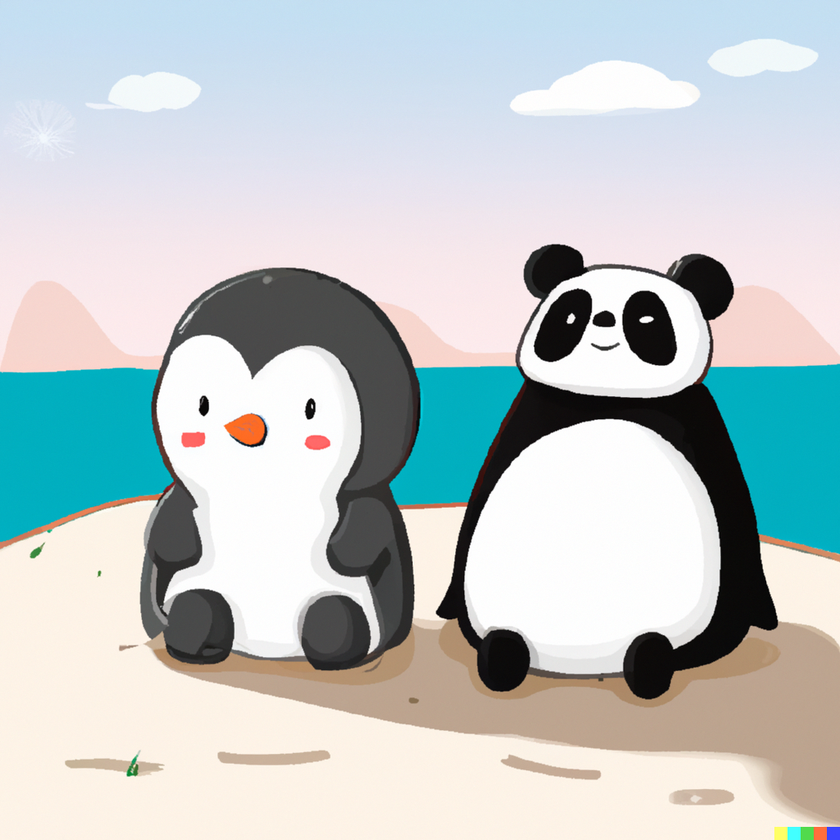
#> input picture inp.png, 840 x 840 px, shrunk from 1024 x 1024 before the run
$ python visual.py
#> lines starting #> are read from the running program, lines starting #| are printed output that depends on the picture
import cv2
import numpy as np

# Read the input image
input_image = cv2.imread("inp.png", cv2.IMREAD_GRAYSCALE)
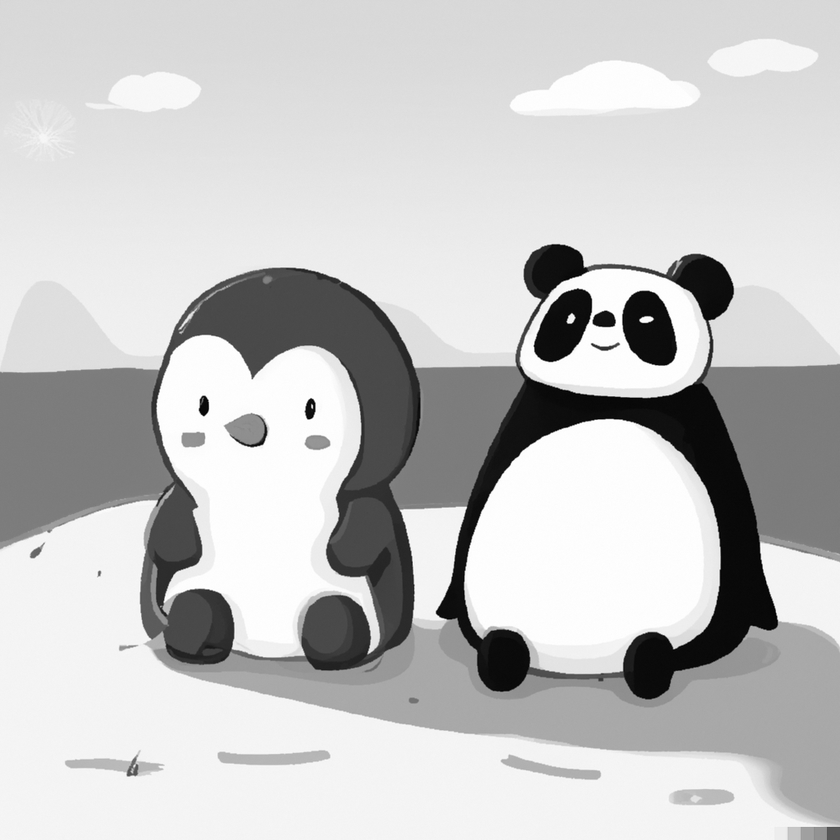
#> input_image: shape (840, 840); min 0, max 255, mean 197.2
print(input_image.shape)
#| (840, 840)
# Get the kernel from user

kernel = np.array([[2,3,4],[4,3,5],[1,2,3]])

# Normalize the kernel
kernel = kernel / np.sum(kernel)

# Convolve the input image with the kernel
output_image = cv2.filter2D(input_image, -1, kernel)

# Show the input and output images side by side
cv2.imshow("Input image", input_image)
cv2.imshow("Output image", output_image)
cv2.waitKey(0)

# Save the output image
cv2.imwrite("output_image.png", output_image)

$ run again, with lossvsepoch.png copied over inp.png
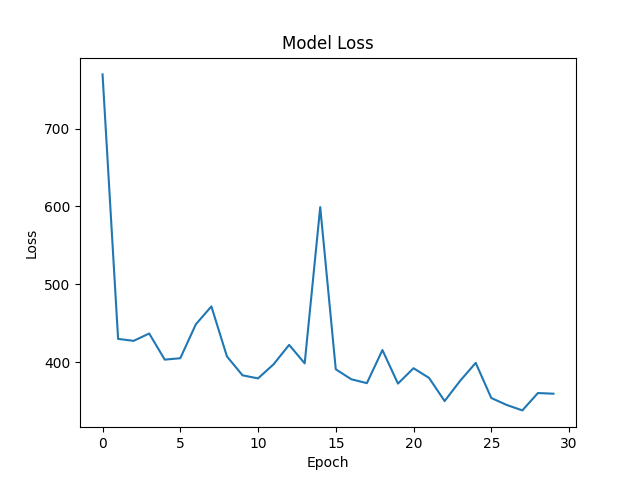
#> input picture lossvsepoch.png, 640 x 480 px
#| (480, 640)
#> `output_image = cv2.filter2D(input_image, -1, kernel)`:
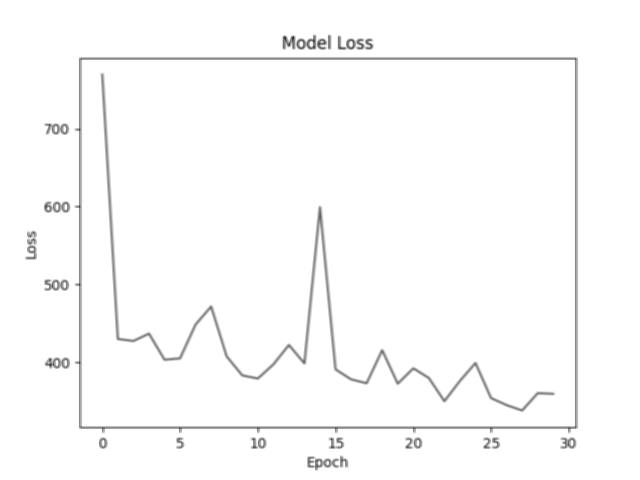
#> output_image: shape (480, 640); min 40, max 255, mean 251.1

$ run again, with model.png copied over inp.png
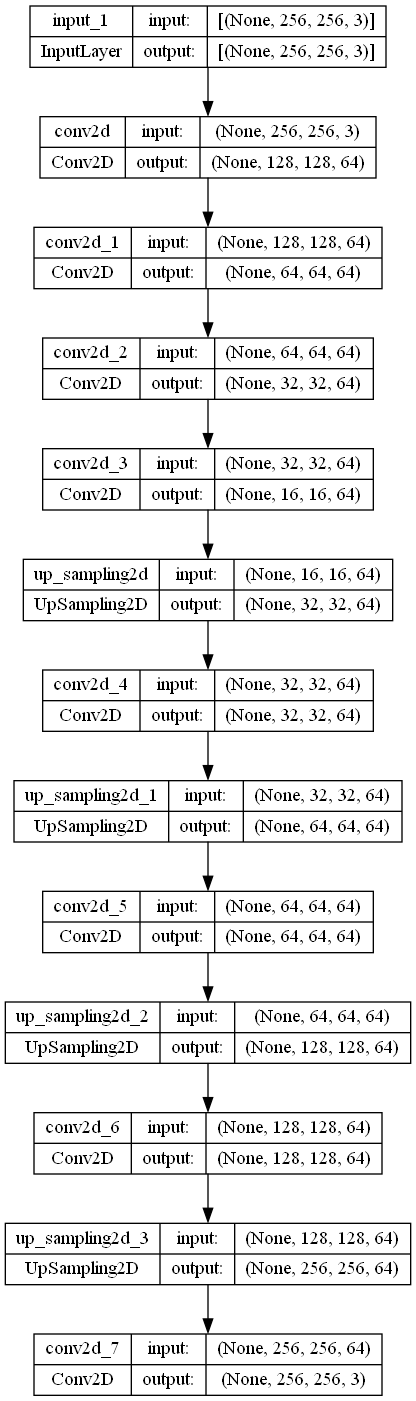
#> input picture model.png, 416 x 1401 px
#> input_image is the input picture: shape (1401, 416); min 0, max 255, mean 234.1
#| (1401, 416)
#> `output_image = cv2.filter2D(input_image, -1, kernel)`:
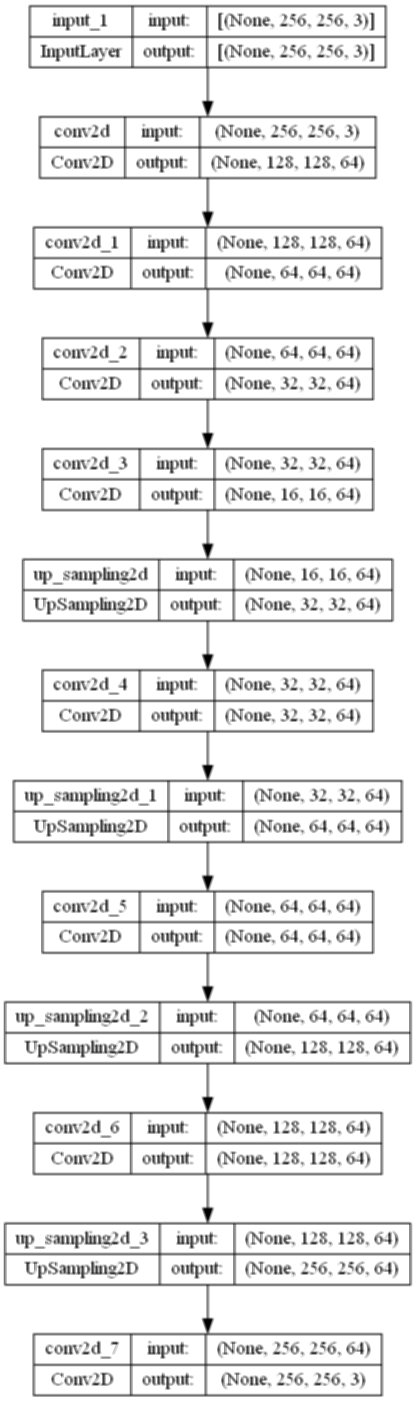
#> output_image: shape (1401, 416); min 0, max 255, mean 234.1
